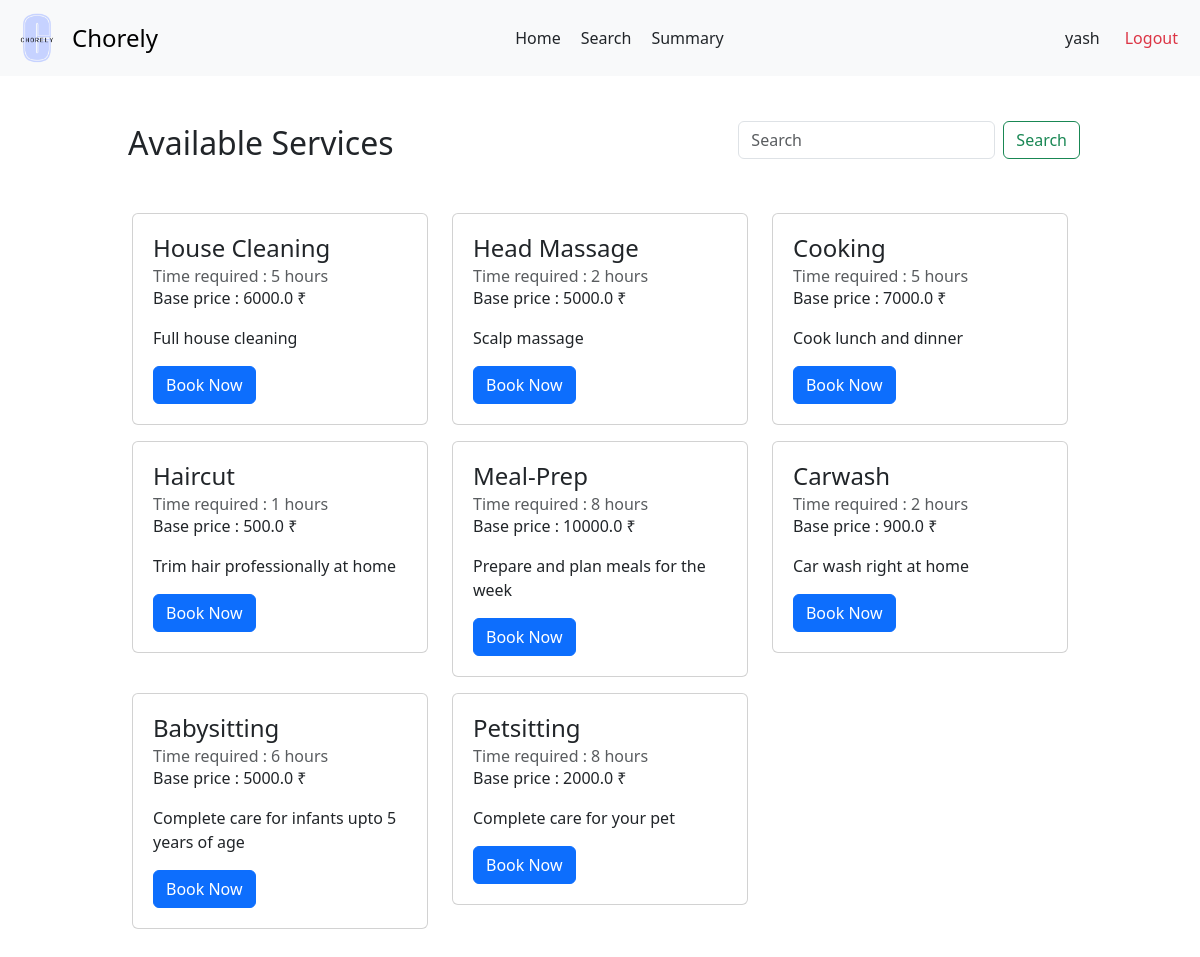
The page /customer/1/search on the database as committed earlier.
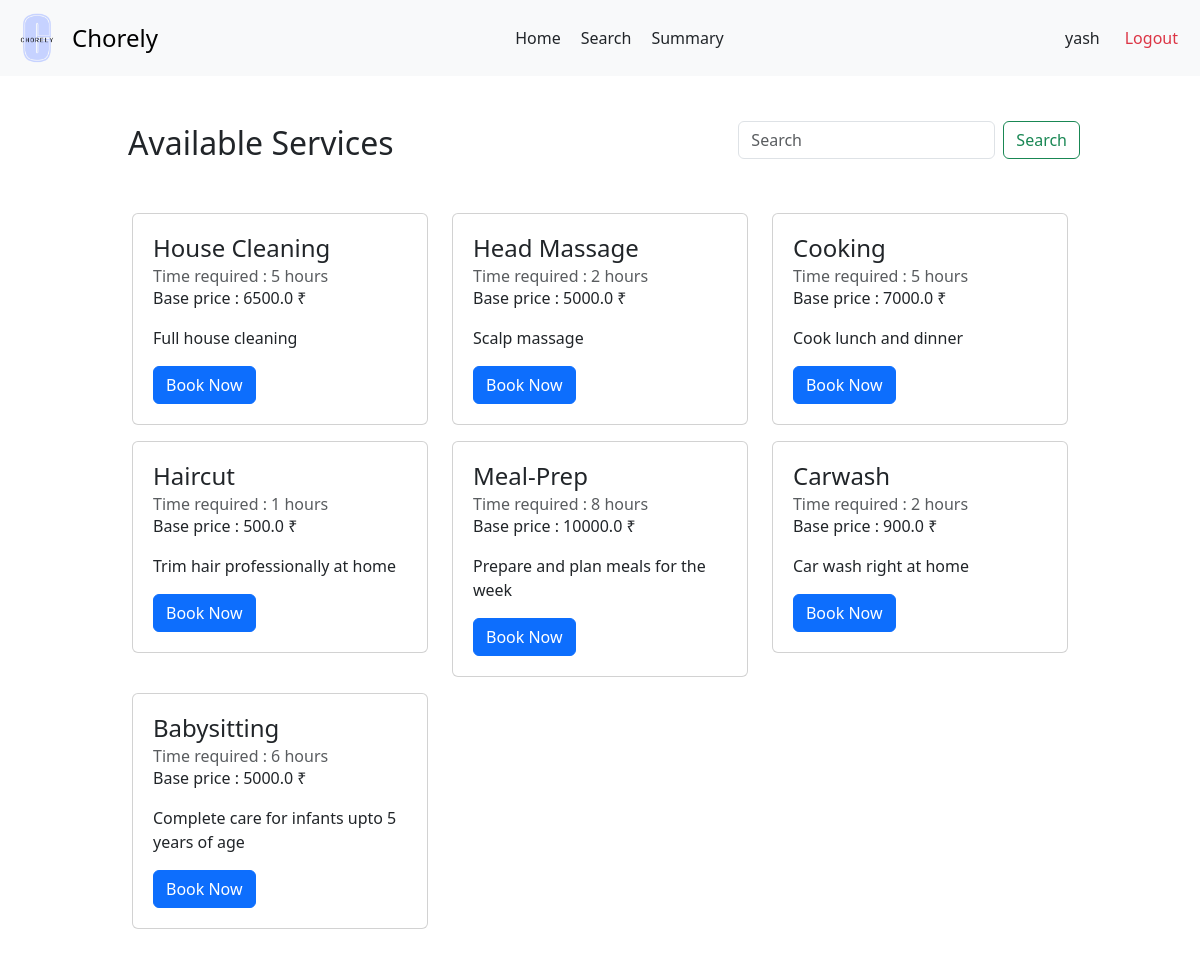
The same page on the database as committed later.
### backend/models.py (models this page shows)
class Services(db.Model):
    __tablename__ = 'Services'
    service_id = db.Column(db.Integer, primary_key=True, autoincrement=True)
    name = db.Column(db.String, nullable=False)
    description = db.Column(db.String)
    base_price = db.Column(db.Float, nullable=False)
    time_required = db.Column(db.Integer)
    category = db.Column(db.String)
    service_professionals = db.relationship('ServiceProfessionals', backref='service')
    service_requests = db.relationship('ServiceRequests', backref='service')

### backend/customerController.py (the view, shortened to what this page needs)
@app.route('/customer/<int:customer_id>/search', methods =['GET', 'POST'])
def customer_search(customer_id):
  customer = Customers.query.get(customer_id)
  all_services = Services.query.all()
  return render_template('customer-search.html', services= all_services, customer = customer)

### templates/customer-search.html (shortened to what this page needs)
<!DOCTYPE html>
<html lang="en">
<head>
  <link href="https://cdn.jsdelivr.net/npm/bootstrap@5.3.3/dist/css/bootstrap.min.css" rel="stylesheet">
  <link rel="stylesheet" href="{{ url_for('static', filename='customer-dash-category.css') }}">
<link rel="stylesheet" href="{{ url_for('static', filename='navbar.css') }}">
</head>
<body>
  <nav class="navbar bg-body-tertiary">
    <div class="container-fluid">
      <a class="navbar-brand d-flex align-items-center" href="#" style="text-decoration: none;">
        <img src="{{ url_for('static', filename='logo.png') }}" alt="Chorely Logo" width="50px" height="50px" id="logo">
        <span style="font-size: 1.5rem;">Chorely</span>
      </a>
      <div style="display: flex;">
        <a class="nav-link active" aria-current="page" href="/user/customer/{{ customer.user.user_id }}">Home</a>
        <a class="nav-link" href="/customer/{{ customer.customer_id }}/search">Search</a>
        <a class="nav-link" href="/user/{{ customer.user.user_id }}/summary">Summary</a>
      </div>
      <div class="d-flex text text-end">
        <a class="nav-link" href="/user/{{ customer.user.user_id }}/profile">{{ customer.user.username }}</a>
        <a class="nav-link text-danger" href="/userlogin">Logout</a>
      </div>
    </div>
  </nav>
  <div id="main">
    <div id="canvas">
      <br>
      <div class="text d-flex justify-content-between align-items-center">
        <h2 class="headings">Available Services</h2>
        <form class="d-flex" role="search" method="post" action="/customer/{{ customer.customer_id }}/search">
          <input class="form-control me-2" type="search" placeholder="Search" aria-label="Search" name="query_string">
          <button class="btn btn-outline-success" type="submit">Search</button>
        </form>
      </div>
      <div class="py-5">
        <div class="container">
          <div class="row hidden-md-up">
            {% if services | length ==0 %}
              <div class="text text-center">
                <h5 class="headings">No services found</h5>
              </div>
            {% else %}
              {% for service in services %}
                <div class="col-md-4">
                  <div class="card mb-3" style="padding: 20px;">
                    <div class="card-block">
                      <h4 class="card-title">{{service.name | title }}</h4>
                      <h6 class="card-subtitle text-muted">Time required : {{ service.time_required }} hours</h6>
                      <p class="card-text p-y-1">Base price : {{ service.base_price }} &#x20B9;</p>
                      <p class="card-text p-y-1">{{ service.description | capitalize  }}</p>
                      <a href="/user/{{customer.user.user_id}}/service/book/{{service.service_id}}" class="btn btn-primary">Book Now</a>
                    </div>
                  </div>
                </div>
              {% endfor %}
            {% endif %}
         </div>
        </div>
      </div>
  </div>
</body>
</html>

Rows that differ between the two databases and show on the page:
removed Services: name "Petsitting", time_required "8", base_price "2000.0", description "Complete care for your pet"
changed Services "House Cleaning": base_price "6000.0" → "6500.0"
